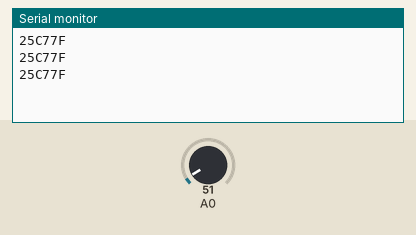
A sketch run on a simulated Arduino Uno, built with avr-gcc and run on an emulated ATmega328P. On the bench: the last lines printed to the serial monitor. The test bench sets the inputs (shaded band); at power-on: A0 = 51.

Above: at 1.3 s.
1.4 s: A0 set to 61
At 1.9 s:
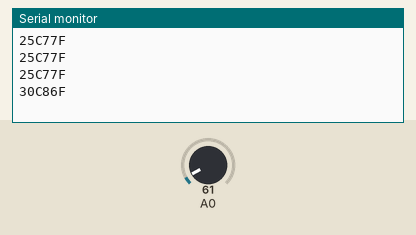
2.9 s: A0 set to 71
At 3.4 s:
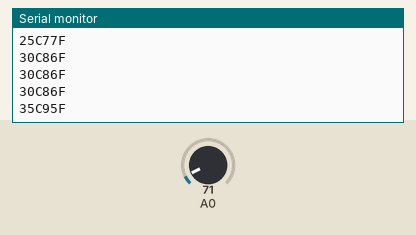
Timing chart, 0 to 5.9 s (numbered marks = the images above; inputs shaded):
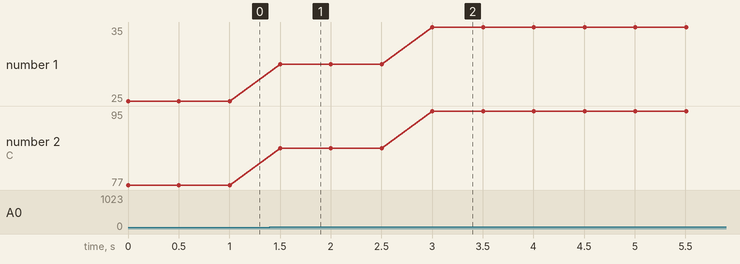

The sketch:

monitoring_suhu_processing_.ino
```cpp
    /*Menampilkan suhu LM35 pada Processing
     * 14 Januari 2016
     * http://www.boarduino.web.id
    */

    void setup() {
      //Kecepatan komunikasi serial
      Serial.begin(9600);
    }

    void loop() {
      //Tampung sementara hasil A0 di variable int LM35
      int LM35 = analogRead(A0);
      //hasil LM35*0.48828125 (Untuk menghasilkan °C)
      int suhuCelcius = round(LM35*0.48828125);
      //hasil Celcius *9.0/5.0 + 32.0 ((Untuk menghasilkan °F)
      int suhuFahrenheit = round(suhuCelcius*9.0/5.0 + 32.0);

      Serial.print(suhuCelcius); //Print hasil suhu Celcius
      Serial.print("C");
      Serial.print(suhuFahrenheit); //Print hasil suhu Fahrenheit
      Serial.println("F");
      delay(500); //Delay setengah detik
    }
```

Measured:
- after the input at 1.4 s, the serial monitor: prints a new line after 0.10 s (image 1)
- after the input at 2.9 s, the serial monitor: prints a new line after 0.10 s (image 2)
- plotted number 1: 25 → 30 after the input at 1.4 s, 30 → 35 after the input at 2.9 s
- plotted number 2: 77 → 86 after the input at 1.4 s, 86 → 95 after the input at 2.9 s
